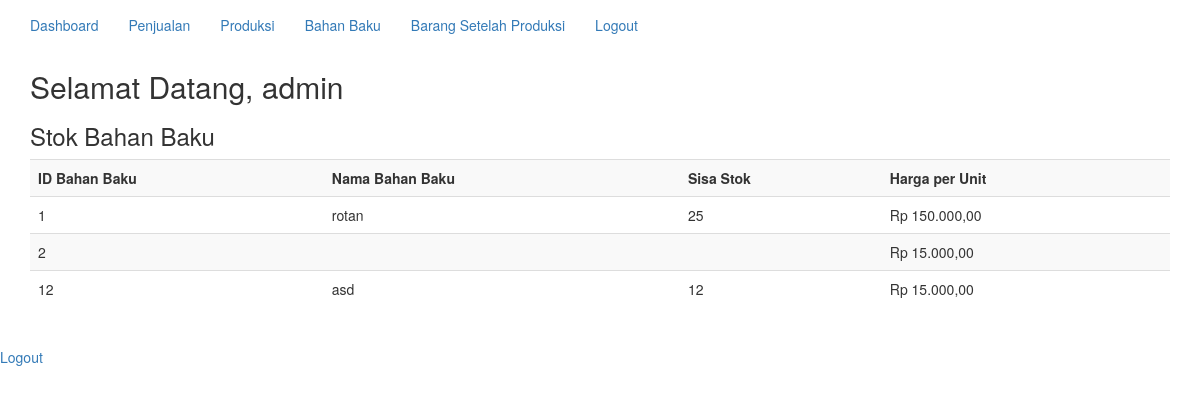
/dashboard.php (signed in), run on the app's committed database.
### tables this page shows
CREATE TABLE `raw_materials` (
  `material_id` int(11) NOT NULL,
  `material_name` varchar(255) NOT NULL,
  `material_unit` varchar(255) NOT NULL,
  `material_unit_price` decimal(10,2) NOT NULL
);

### dashboard.php (the view, shortened to what this page needs)
<?php
    include("koneksi.php");
?>
<!DOCTYPE html>
<html>
<link rel="stylesheet" href="https://maxcdn.bootstrapcdn.com/bootstrap/3.4.1/css/bootstrap.min.css">
<head>
   <nav class="navbar-fixed-top">
      <div class="container-fluid">
      <ul class="nav navbar-nav" id="menu">
      <li><a href="dashboard.php">Dashboard</a></li>
      <li><a href="sales.php">Penjualan</a></li>
      <li><a href="production.php">Produksi</a></li>
      <li><a href="raw_materials.php">Bahan Baku</a></li>
      <li><a href="products.php">Barang Setelah Produksi</a></li>
      <li><a href="index.php">Logout</a></li>
   </ul>
   </div>
   </head>
   <body>
   <div class="container">
      <h2>Selamat Datang, <?php echo $_SESSION['username']; ?></h2>
      <h3>Stok Bahan Baku</h3>
      <table class="table table-striped">
         <tr>
            <th>ID Bahan Baku</th>
            <th>Nama Bahan Baku</th>
            <th>Sisa Stok</th>
            <th>Harga per Unit</th>
         </tr>
         <?php
            $query = mysqli_query($koneksi, "SELECT * FROM raw_materials");
            while($row = mysqli_fetch_array($query)) {
         ?>
         <tr>
            <td><?php echo $row['material_id']; ?></td>
            <td><?php echo $row['material_name']; ?></td>
            <?php
               $material_id = $row['material_id'];
               $stock_query = mysqli_query($koneksi, "SELECT * FROM raw_materials WHERE material_id = '$material_id'");
               $stock = mysqli_fetch_array($stock_query);
            ?>
            <td><?php echo $stock['material_unit']; ?></td>
            <td>Rp <?php echo number_format($row['material_unit_price'], 2, ',', '.'); ?></td>
         </tr>
         <?php
            }
         ?>
      </table>
   </div>
      <br>
      <a href="logout.php">Logout</a>
   </body>
</html>

### data on the page
raw_materials: material_id "1", material_name "rotan", material_unit "25", material_unit_price "150.000,00"
raw_materials: material_id "2", material_unit_price "15.000,00"
raw_materials: material_id "12", material_name "asd", material_unit "12", material_unit_price "15.000,00"

### other printed values
$_SESSION['username'] "admin"
